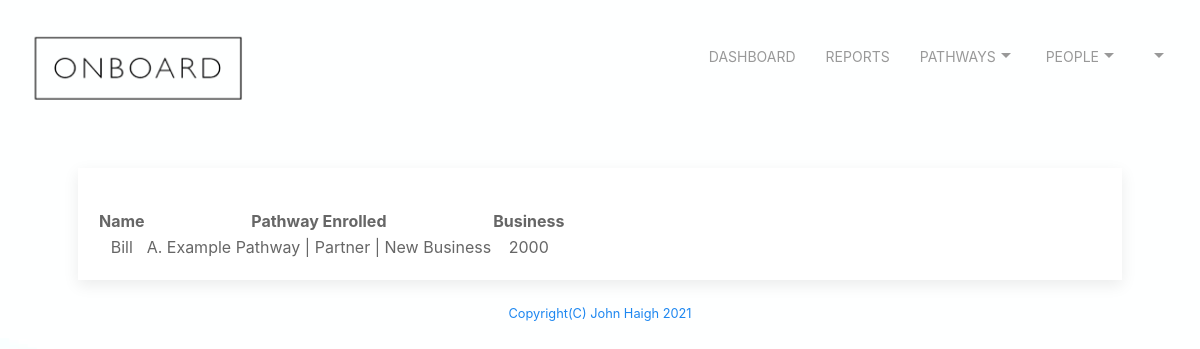
Page /view (signed in) on the committed database.
### tables this page shows
CREATE TABLE people ('id' integer PRIMARY KEY NOT NULL, 'firstname' text NOT NULL, 'lastname' text NOT NULL, 'mobile' text NOT NULL, 'email' text NOT NULL, 'pdm' text NOT NULL, 'bam' text, 'pathwayEnrolled' text, 'pathwayEnrolledDate' text, 'pathwayEnrolledPosition' text, 'pathwayEnrolledProgress' integer,  'pathwayEnrolledPositionDate' text, 'history' text, 'exEmployedDeal' text, 'exEmployedDealExpiry' text, 'businessWrittenPreviousMonth' integer, 'businessWrittenYearToDate'  integer, 'daysinpathway' integer, 'estcompletion' text, 'score' int, 'minincome' int, 'practice' text, 'dateappointed' text, 'dayssinceappointment' int, 'appointed' int);

### app.py (the view)
@app.route("/view", methods=["GET"])
@login_required
def view():
    db = SQL("sqlite:///onboard.db")
    info = db.execute("SELECT * FROM users WHERE id = ?", session["user_id"])
    username = info[0]['email']
    firstname = info[0]['firstname']
    lastname = info[0]['lastname']
    companymail = info[0]['companymail']
    fullname = firstname+' '+lastname
    rows = db.execute("SELECT * from people WHERE pdm = (SELECT email FROM users WHERE companymail = ?) GROUP BY pdm", companymail)
    return render_template('view.html', rows = rows)

### app.py (called while the page is built)
@app.after_request
def after_request(response):
    response.headers["Cache-Control"] = "no-cache, no-store, must-revalidate"
    response.headers["Expires"] = 0
    response.headers["Pragma"] = "no-cache"
    return response

def login_required(f):
    @wraps(f)
    def decorated_function(*args, **kwargs):
        if session.get("user_id") is None:
            return redirect("/login")
        return f(*args, **kwargs)
    return decorated_function

### templates/view.html (shortened to what this page needs)
{% extends "layout.html" %}
{% block main %}
<div class="uk-card uk-card-default uk-card-small">
  <div class="uk-text-center uk-card-body">
    <table>
      <tr>
        <th>Name</th>
        <th>Pathway Enrolled</th>
        <th>Business </th>
      </tr>
      {% for rows in rows %}
        <tr>
          <td>{{rows["firstname"]}}</td>
          <td>{{rows["pathwayEnrolled"]}}</td>
          <td>{{rows["businessWrittenYearToDate"]}}</td>
        </tr>
      {% endfor %}
    </table>
  </div>
</div
{% endblock %}

### static/styles.css (style rules this page uses)
body { border-color: coral; }
body { background-image: url("images/onboard_homepage_background_1400x933px.jpg"); background-repeat: repeat; background-size: cover; background-color: #464646; height: 200vh; }

### rows in the picture
people: firstname "Bill", pathwayEnrolled "A. Example Pathway | Partner | New Business", businessWrittenYearToDate "2000"
